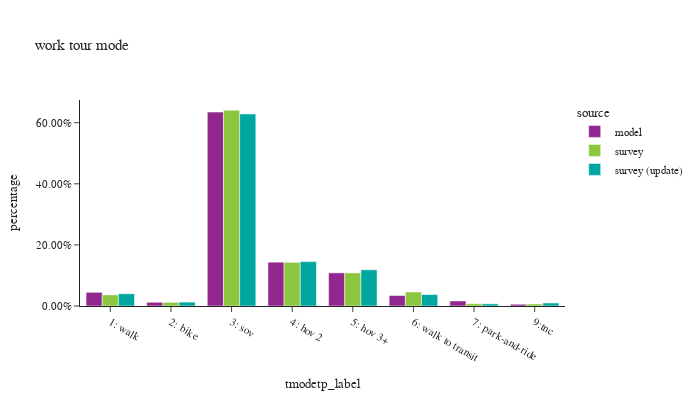

Notebook cell for this chart:
### Code cell
df_plot = wk_tour.groupby(['source','tmodetp_label'])['toexpfac'].sum().reset_index()
df_plot['percentage'] = df_plot.groupby(['source'], group_keys=False)['toexpfac']. \
    apply(lambda x: x / float(x.sum()))

df_plot_ct = wk_tour.groupby(['source','tmodetp_label'])['toexpfac'].count().reset_index(). \
    rename(columns={'toexpfac':'sample count'})
df_plot = df_plot.merge(df_plot_ct, on=['source','tmodetp_label'])

fig = px.bar(df_plot.sort_values(by=['source']), x="tmodetp_label", y="percentage", color="source",
             barmode="group",hover_data=['sample count'],title="work tour mode")
fig.update_layout(height=400, width=700, font=dict(size=11),
                  xaxis = dict(dtick = 1, categoryorder='category ascending'),
                  yaxis=dict(tickformat=".2%"))
fig.show()

### Figure 1 — Plotly figure (JSON) as saved in the notebook; plotly's stock layout.template omitted (floating-point values rounded to 4 significant figures)
{"data": [{"alignmentgroup": "True", "customdata": [[64660], [17597], [917407], [207363], [156665], [49534], [23740], [8330]], "hovertemplate": "source=model<br>tmodetp_label=%{x}<br>percentage=%{y}<br>sample count=%{customdata[0]}<extra></extra>", "legendgroup": "model", "marker": {"color": "#91268F", "pattern": {"shape": ""}}, "name": "model", "offsetgroup": "model", "orientation": "v", "showlegend": true, "textposition": "auto", "type": "bar", "x": ["1: walk", "2: bike", "3: sov", "4: hov 2", "5: hov 3+", "6: walk to transit", "7: park-and-ride", "9:tnc"], "xaxis": "x", "y": [0.04474, 0.01218, 0.6348, 0.1435, 0.1084, 0.03427, 0.01643, 0.005764], "yaxis": "y"}, {"alignmentgroup": "True", "customdata": [[17], [25], [364], [98], [256], [1351], [135], [221]], "hovertemplate": "source=survey<br>tmodetp_label=%{x}<br>percentage=%{y}<br>sample count=%{customdata[0]}<extra></extra>", "legendgroup": "survey", "marker": {"color": "#8CC63E", "pattern": {"shape": ""}}, "name": "survey", "offsetgroup": "survey", "orientation": "v", "showlegend": true, "textposition": "auto", "type": "bar", "x": ["9:tnc", "7: park-and-ride", "6: walk to transit", "5: hov 3+", "4: hov 2", "3: sov", "2: bike", "1: walk"], "xaxis": "x", "y": [0.006574, 0.007479, 0.04593, 0.1083, 0.1429, 0.6406, 0.0118, 0.03637], "yaxis": "y"}, {"alignmentgroup": "True", "customdata": [[241], [136], [1405], [254], [108], [366], [28], [23]], "hovertemplate": "source=survey (update)<br>tmodetp_label=%{x}<br>percentage=%{y}<br>sample count=%{customdata[0]}<extra></extra>", "legendgroup": "survey (update)", "marker": {"color": "#00A7A0", "pattern": {"shape": ""}}, "name": "survey (update)", "offsetgroup": "survey (update)", "orientation": "v", "showlegend": true, "textposition": "auto", "type": "bar", "x": ["1: walk", "2: bike", "3: sov", "4: hov 2", "5: hov 3+", "6: walk to transit", "7: park-and-ride", "9:tnc"], "xaxis": "x", "y": [0.04016, 0.01277, 0.6287, 0.1454, 0.1187, 0.03744, 0.007094, 0.009777], "yaxis": "y"}], "layout": {"barmode": "group", "font": {"size": 11}, "height": 400, "legend": {"title": {"text": "source"}, "tracegroupgap": 0}, "title": {"text": "work tour mode"}, "width": 700, "xaxis": {"anchor": "y", "categoryorder": "category ascending", "domain": [0, 1], "dtick": 1, "title": {"text": "tmodetp_label"}}, "yaxis": {"anchor": "x", "domain": [0, 1], "tickformat": ".2%", "title": {"text": "percentage"}}}}
